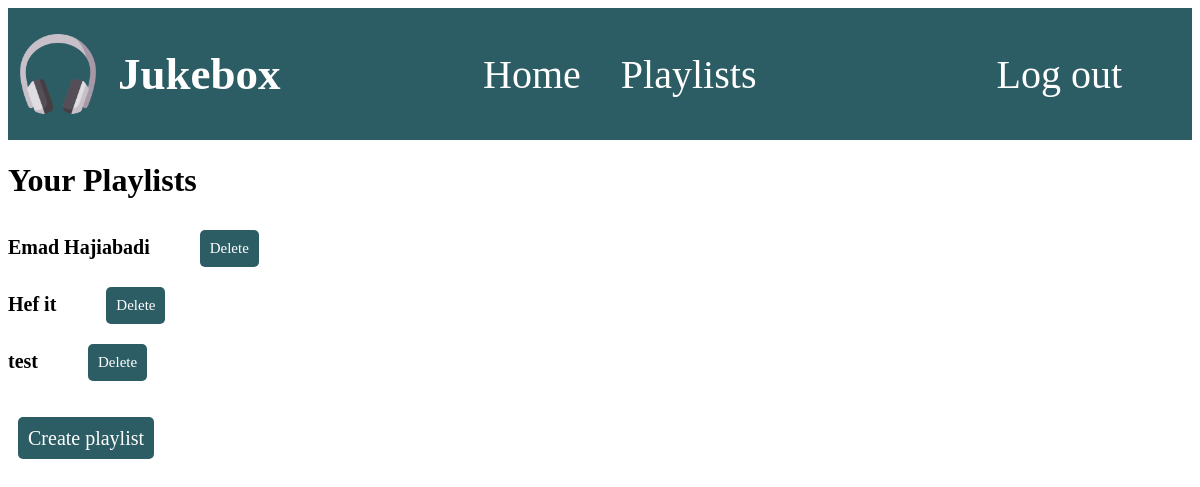
Screenshot of /app/playlist/ (signed in) with the database file from the repository.
### app/models.py (models this page shows, shortened)
class Playlist(models.Model):
    name = models.CharField(max_length=255)
    songs = models.ManyToManyField(Song, default=None, blank=True)
    owner = models.ForeignKey(settings.AUTH_USER_MODEL, on_delete=models.CASCADE, blank=True, null=True)

### app/views.py (the view)
# urls.py: path('playlist/', views.playlist_overview, name='playlist_overview'),
@login_required(login_url='Home')
def playlist_overview(request):
    user_playlist = Playlist.objects.filter(owner=request.user)
    context = {'playlists': user_playlist}
    return render(request, 'app/playlist_overview.html',context )

### app/templates/app/playlist_overview.html (shortened to what this page needs)
{% extends 'app/home.html' %}
{% block content %}
<h1>Your Playlists</h1>
<div class="playlist_overview">
    {% for playlist in playlists %}
        <div class="playlist_row">
            <p><a class="playlist" href=" {% url 'playlist_detail' playlist.id %} ">{{ playlist.name}}</a></p>
            <a class="delete" href="{% url 'deleting_playlist' playlist.id %}"> Delete </a>
        </div>
    {% empty %}
        You haven't created any playlists yet.
    {% endfor %}
    <br>
    <br>
    <a class="button" href="{% url 'creating_playlist' %}"> Create playlist </a>
</div>
{% endblock %}

### static/css/home.css (style rules this page uses)
a { text-decoration: none; color: white; font-size:40px; margin-right: 40px; }
.button { background-color: #2c5c64; color: white; border: none; border-radius: 5px; padding: 10px; margin: 10px; cursor: pointer; font-size: 20px; }
.delete { background-color: #2c5c64; color: white; border: none; border-radius: 5px; padding: 10px; margin: 10px; cursor: pointer; font-size: 15px; }
.playlist_row { display: flex; }
.playlist { color: black; font-size: 20px; font-weight: bold; }

### rows the page displays
Playlist: name "Emad Hajiabadi"
Playlist: name "Hef it"
Playlist: name "test"
